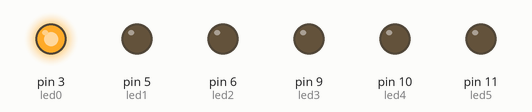
Recording of a sketch running on a simulated Arduino Uno, built with avr-gcc and run on an emulated ATmega328P. Shown: output pins drawn as LEDs (lit = HIGH).

Above: at 0.05 s.
At 0.35 s:
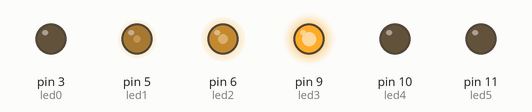
At 0.65 s:
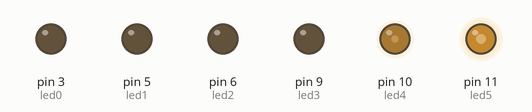
At 1.25 s:
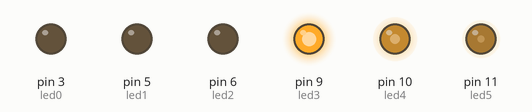
At 1.8 s:
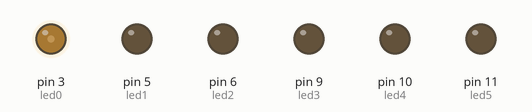
At 2.5 s:
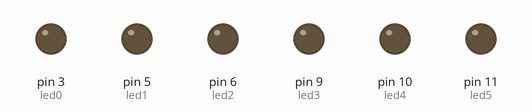
Timing chart, 0 to 5.8 s (numbered marks = the images above):
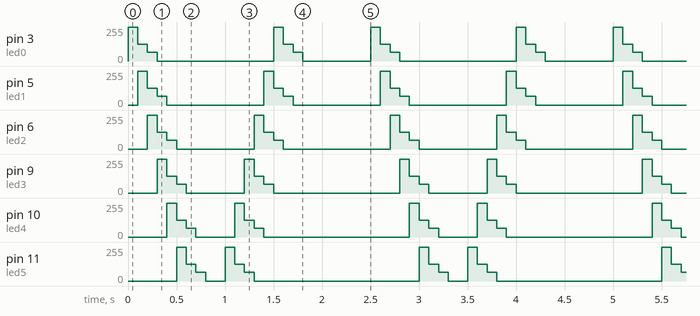

Measured:
- by itself, pin 5 (led1): repeats every 1.3 s: 125/255 0.10 s, 66/255 0.10 s, 0/255 1.0 s, 255/255 0.10 s
- by itself, pin 3 (led0): repeats every 2.5 s: 125/255 0.10 s, 66/255 0.10 s, 0/255 1.2 s, 255/255 0.10 s, 125/255 0.10 s, 66/255 0.10 s, 0/255 0.70 s, 255/255 0.10 s
- by itself, pin 6 (led2): repeats every 2.5 s: 125/255 0.10 s, 66/255 0.10 s, 0/255 0.80 s, 255/255 0.10 s, 125/255 0.10 s, 66/255 0.10 s, 0/255 1.1 s, 255/255 0.10 s

The sketch:

002FadeLed.ino
```cpp
/**********************************************************************************
**                                 Fade LEDs                                     **
**********************************************************************************/
//********** Includes *************************************************************
//********** Variables ************************************************************
const int led0 = 3;          // donar nom al pin 3 de l’Arduino
const int led1 = 5;          // donar nom al pin 5 de l’Arduino
const int led2 = 6;          // donar nom al pin 6 de l’Arduino
const int led3 = 9;          // donar nom al pin 9 de l’Arduino
const int led4 = 10;         // donar nom al pin 10 de l’Arduino
const int led5 = 11;         // donar nom al pin 11 de l’Arduino
int velocitat = 100;         // velocitat de l'acció en ms

//********** Setup ****************************************************************
void setup()
{
  pinMode(led0, OUTPUT);     // definir el pin 3 com una sortida
  pinMode(led1, OUTPUT);     // definir el pin 5 com una sortida
  pinMode(led2, OUTPUT);     // definir el pin 6 com una sortida
  pinMode(led3, OUTPUT);     // definir el pin 9 com una sortida
  pinMode(led4, OUTPUT);     // definir el pin 10 com una sortida
  pinMode(led5, OUTPUT);     // definir el pin 11 com una sortida
}

//********** Loop *****************************************************************
void loop()
{
L1();
delay(velocitat);
L2();
delay(velocitat);
L3();
delay(velocitat);
L4();
delay(velocitat);
L5();
delay(velocitat);
L6();
delay(velocitat);
L7();
delay(velocitat);
L8();
delay(velocitat);
L9();
delay(velocitat*2);
L10();
delay(velocitat);
L11();
delay(velocitat);
L12();
delay(velocitat);
L13();
delay(velocitat);
L14();
delay(velocitat);
L15();
delay(velocitat);
L16();
delay(velocitat);
L17();
delay(velocitat);
L9();
delay(velocitat*7);
}

//********** Funcions *************************************************************

void L1(){
  analogWrite(led0, 255);     // posar PWM del pin 3 a 60
  analogWrite(led1, 0);     // posar PWM del pin 5 a 60
  analogWrite(led2, 0);     // posar PWM del pin 6 a 60
  analogWrite(led3, 0);     // posar PWM del pin 9 a 60
  analogWrite(led4, 0);     // posar PWM del pin 10 a 60
  analogWrite(led5, 0);     // posar PWM del pin 11 a 60
}
void L2(){
  analogWrite(led0, 125);     // posar PWM del pin 3 a 60
  analogWrite(led1, 255);     // posar PWM del pin 5 a 60
  analogWrite(led2, 0);     // posar PWM del pin 6 a 60
  analogWrite(led3, 0);     // posar PWM del pin 9 a 60
  analogWrite(led4, 0);     // posar PWM del pin 10 a 60
  analogWrite(led5, 0);     // posar PWM del pin 11 a 60
}
void L3(){
  analogWrite(led0, 66);     // posar PWM del pin 3 a 60
  analogWrite(led1, 125);     // posar PWM del pin 5 a 60
  analogWrite(led2, 255);     // posar PWM del pin 6 a 60
  analogWrite(led3, 0);     // posar PWM del pin 9 a 60
  analogWrite(led4, 0);     // posar PWM del pin 10 a 60
  analogWrite(led5, 0);     // posar PWM del pin 11 a 60
}
void L4(){
  analogWrite(led0, 0);     // posar PWM del pin 3 a 60
  analogWrite(led1, 66);     // posar PWM del pin 5 a 60
  analogWrite(led2, 125);     // posar PWM del pin 6 a 60
  analogWrite(led3, 255);     // posar PWM del pin 9 a 60
  analogWrite(led4, 0);     // posar PWM del pin 10 a 60
  analogWrite(led5, 0);     // posar PWM del pin 11 a 60
}
void L5(){
  analogWrite(led0, 0);     // posar PWM del pin 3 a 60
  analogWrite(led1, 0);     // posar PWM del pin 5 a 60
  analogWrite(led2, 66);     // posar PWM del pin 6 a 60
  analogWrite(led3, 125);     // posar PWM del pin 9 a 60
  analogWrite(led4, 255);     // posar PWM del pin 10 a 60
  analogWrite(led5, 0);     // posar PWM del pin 11 a 60
}
void L6(){
  analogWrite(led0, 0);     // posar PWM del pin 3 a 60
  analogWrite(led1, 0);     // posar PWM del pin 5 a 60
  analogWrite(led2, 0);     // posar PWM del pin 6 a 60
  analogWrite(led3, 66);     // posar PWM del pin 9 a 60
  analogWrite(led4, 125);     // posar PWM del pin 10 a 60
  analogWrite(led5, 255);     // posar PWM del pin 11 a 60
}
void L7(){
  analogWrite(led0, 0);     // posar PWM del pin 3 a 60
  analogWrite(led1, 0);     // posar PWM del pin 5 a 60
  analogWrite(led2, 0);     // posar PWM del pin 6 a 60
  analogWrite(led3, 0);     // posar PWM del pin 9 a 60
  analogWrite(led4, 66);     // posar PWM del pin 10 a 60
  analogWrite(led5, 125);     // posar PWM del pin 11 a 60
}
void L8(){
  analogWrite(led0, 0);     // posar PWM del pin 3 a 60
  analogWrite(led1, 0);     // posar PWM del pin 5 a 60
  analogWrite(led2, 0);     // posar PWM del pin 6 a 60
  analogWrite(led3, 0);     // posar PWM del pin 9 a 60
  analogWrite(led4, 0);     // posar PWM del pin 10 a 60
  analogWrite(led5, 66);     // posar PWM del pin 11 a 60
}
void L9(){
  analogWrite(led0, 0);     // posar PWM del pin 3 a 60
  analogWrite(led1, 0);     // posar PWM del pin 5 a 60
  analogWrite(led2, 0);     // posar PWM del pin 6 a 60
  analogWrite(led3, 0);     // posar PWM del pin 9 a 60
  analogWrite(led4, 0);     // posar PWM del pin 10 a 60
  analogWrite(led5, 0);     // posar PWM del pin 11 a 60
}
void L10(){
  analogWrite(led0, 0);     // posar PWM del pin 3 a 60
  analogWrite(led1, 0);     // posar PWM del pin 5 a 60
  analogWrite(led2, 0);     // posar PWM del pin 6 a 60
  analogWrite(led3, 0);     // posar PWM del pin 9 a 60
  analogWrite(led4, 0);     // posar PWM del pin 10 a 60
  analogWrite(led5, 255);     // posar PWM del pin 11 a 60
}
void L11(){
  analogWrite(led0, 0);     // posar PWM del pin 3 a 60
  analogWrite(led1, 0);     // posar PWM del pin 5 a 60
  analogWrite(led2, 0);     // posar PWM del pin 6 a 60
  analogWrite(led3, 0);     // posar PWM del pin 9 a 60
  analogWrite(led4, 255);     // posar PWM del pin 10 a 60
  analogWrite(led5, 125);     // posar PWM del pin 11 a 60
}
void L12(){
  analogWrite(led0, 0);     // posar PWM del pin 3 a 60
  analogWrite(led1, 0);     // posar PWM del pin 5 a 60
  analogWrite(led2, 0);     // posar PWM del pin 6 a 60
  analogWrite(led3, 255);     // posar PWM del pin 9 a 60
  analogWrite(led4, 125);     // posar PWM del pin 10 a 60
  analogWrite(led5, 66);     // posar PWM del pin 11 a 60
}
void L13(){
  analogWrite(led0, 0);     // posar PWM del pin 3 a 60
  analogWrite(led1, 0);     // posar PWM del pin 5 a 60
  analogWrite(led2, 255);     // posar PWM del pin 6 a 60
  analogWrite(led3, 125);     // posar PWM del pin 9 a 60
  analogWrite(led4, 66);     // posar PWM del pin 10 a 60
  analogWrite(led5, 0);     // posar PWM del pin 11 a 60
}
void L14(){
  analogWrite(led0, 0);     // posar PWM del pin 3 a 60
  analogWrite(led1, 255);     // posar PWM del pin 5 a 60
  analogWrite(led2, 125);     // posar PWM del pin 6 a 60
  analogWrite(led3, 66);     // posar PWM del pin 9 a 60
  analogWrite(led4, 0);     // posar PWM del pin 10 a 60
  analogWrite(led5, 0);     // posar PWM del pin 11 a 60
}
void L15(){
  analogWrite(led0, 255);     // posar PWM del pin 3 a 60
  analogWrite(led1, 125);     // posar PWM del pin 5 a 60
  analogWrite(led2, 66);     // posar PWM del pin 6 a 60
  analogWrite(led3, 0);     // posar PWM del pin 9 a 60
  analogWrite(led4, 0);     // posar PWM del pin 10 a 60
  analogWrite(led5, 0);     // posar PWM del pin 11 a 60
}
void L16(){
  analogWrite(led0, 125);     // posar PWM del pin 3 a 60
  analogWrite(led1, 66);     // posar PWM del pin 5 a 60
  analogWrite(led2, 0);     // posar PWM del pin 6 a 60
  analogWrite(led3, 0);     // posar PWM del pin 9 a 60
  analogWrite(led4, 0);     // posar PWM del pin 10 a 60
  analogWrite(led5, 0);     // posar PWM del pin 11 a 60
}
void L17(){
  analogWrite(led0, 66);     // posar PWM del pin 3 a 60
  analogWrite(led1, 0);     // posar PWM del pin 5 a 60
  analogWrite(led2, 0);     // posar PWM del pin 6 a 60
  analogWrite(led3, 0);     // posar PWM del pin 9 a 60
  analogWrite(led4, 0);     // posar PWM del pin 10 a 60
  analogWrite(led5, 0);     // posar PWM del pin 11 a 60
}
```
